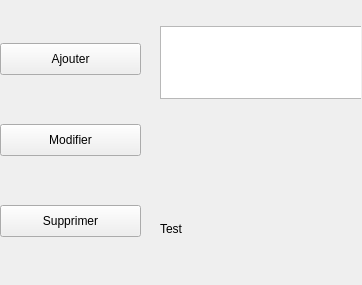
<?xml version="1.0" encoding="UTF-8"?>
<ui version="4.0">
 <class>langageWindow</class>
 <widget class="QWidget" name="langageWindow">
  <property name="geometry">
   <rect>
    <x>0</x>
    <y>0</y>
    <width>362</width>
    <height>285</height>
   </rect>
  </property>
  <property name="windowTitle">
   <string>Form</string>
  </property>
  <property name="windowIcon">
   <iconset resource="skin.qrc">
    <normaloff>:/skin/Images/icone.png</normaloff>:/skin/Images/icone.png</iconset>
  </property>
  <widget class="QWidget" name="horizontalLayoutWidget">
   <property name="geometry">
    <rect>
     <x>0</x>
     <y>0</y>
     <width>361</width>
     <height>281</height>
    </rect>
   </property>
   <layout class="QHBoxLayout" name="horizontalLayout">
    <item>
     <widget class="QWidget" name="widget" native="true">
      <widget class="QWidget" name="verticalLayoutWidget">
       <property name="geometry">
        <rect>
         <x>0</x>
         <y>0</y>
         <width>141</width>
         <height>281</height>
        </rect>
       </property>
       <layout class="QVBoxLayout" name="verticalLayout">
        <item>
         <widget class="QPushButton" name="pushButton_2">
          <property name="enabled">
           <bool>true</bool>
          </property>
          <property name="minimumSize">
           <size>
            <width>0</width>
            <height>32</height>
           </size>
          </property>
          <property name="text">
           <string>Ajouter</string>
          </property>
         </widget>
        </item>
        <item>
         <widget class="QPushButton" name="pushButton">
          <property name="enabled">
           <bool>true</bool>
          </property>
          <property name="minimumSize">
           <size>
            <width>0</width>
            <height>32</height>
           </size>
          </property>
          <property name="text">
           <string>Modifier</string>
          </property>
         </widget>
        </item>
        <item>
         <widget class="QPushButton" name="pushButton_3">
          <property name="enabled">
           <bool>true</bool>
          </property>
          <property name="minimumSize">
           <size>
            <width>0</width>
            <height>32</height>
           </size>
          </property>
          <property name="text">
           <string>Supprimer</string>
          </property>
         </widget>
        </item>
       </layout>
      </widget>
      <widget class="QWidget" name="verticalLayoutWidget_2">
       <property name="geometry">
        <rect>
         <x>160</x>
         <y>0</y>
         <width>261</width>
         <height>379</height>
        </rect>
       </property>
       <layout class="QVBoxLayout" name="verticalLayout_2">
        <item>
         <widget class="QListWidget" name="listWidget">
          <property name="minimumSize">
           <size>
            <width>0</width>
            <height>73</height>
           </size>
          </property>
          <property name="maximumSize">
           <size>
            <width>16777215</width>
            <height>20</height>
           </size>
          </property>
         </widget>
        </item>
        <item>
         <widget class="QLabel" name="label">
          <property name="text">
           <string>Test</string>
          </property>
         </widget>
        </item>
       </layout>
      </widget>
     </widget>
    </item>
   </layout>
  </widget>
 </widget>
 <resources>
  <include location="skin.qrc"/>
 </resources>
 <connections/>
</ui>
